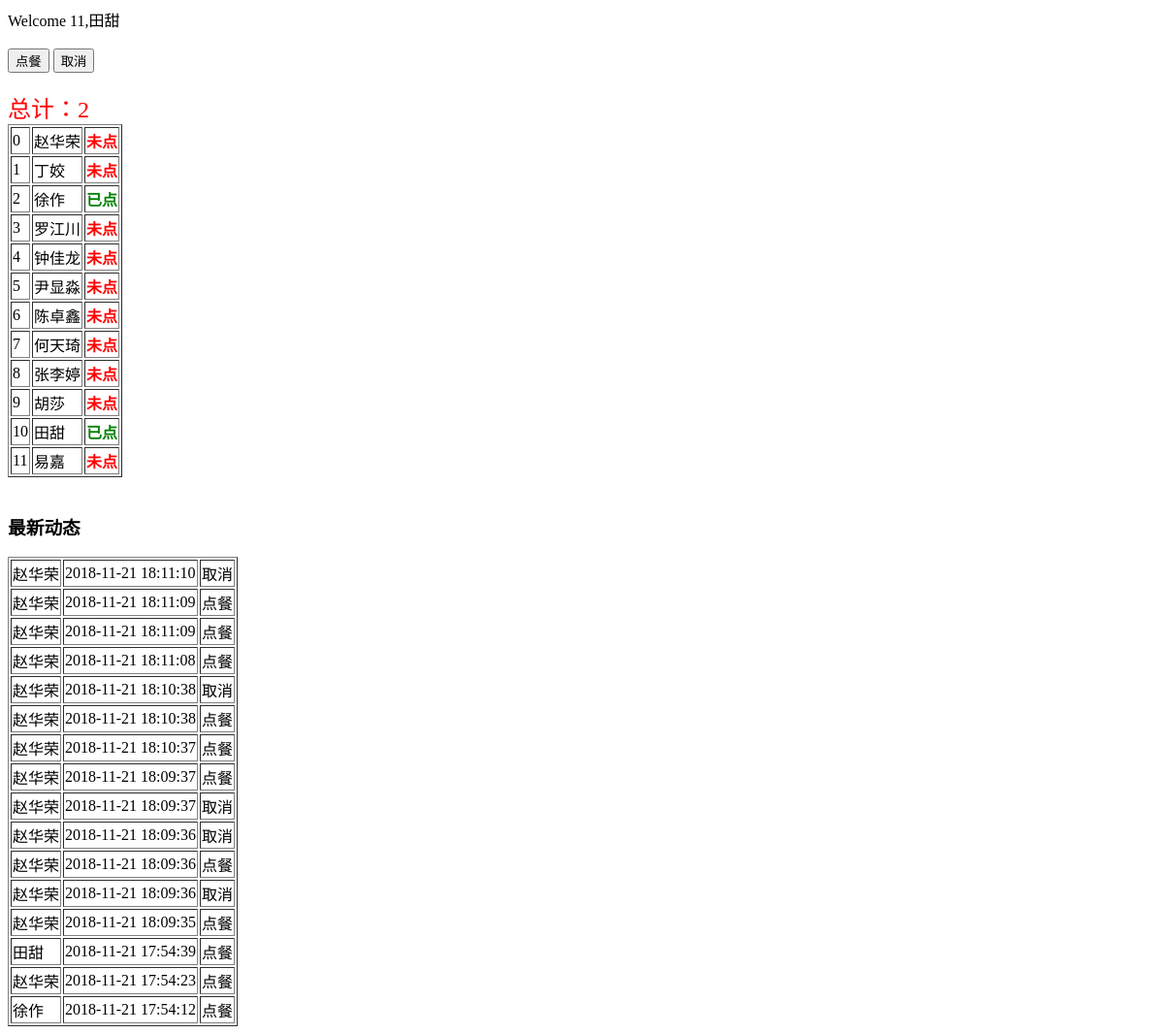
The app's page /view/main_page.php (signed in), older data.
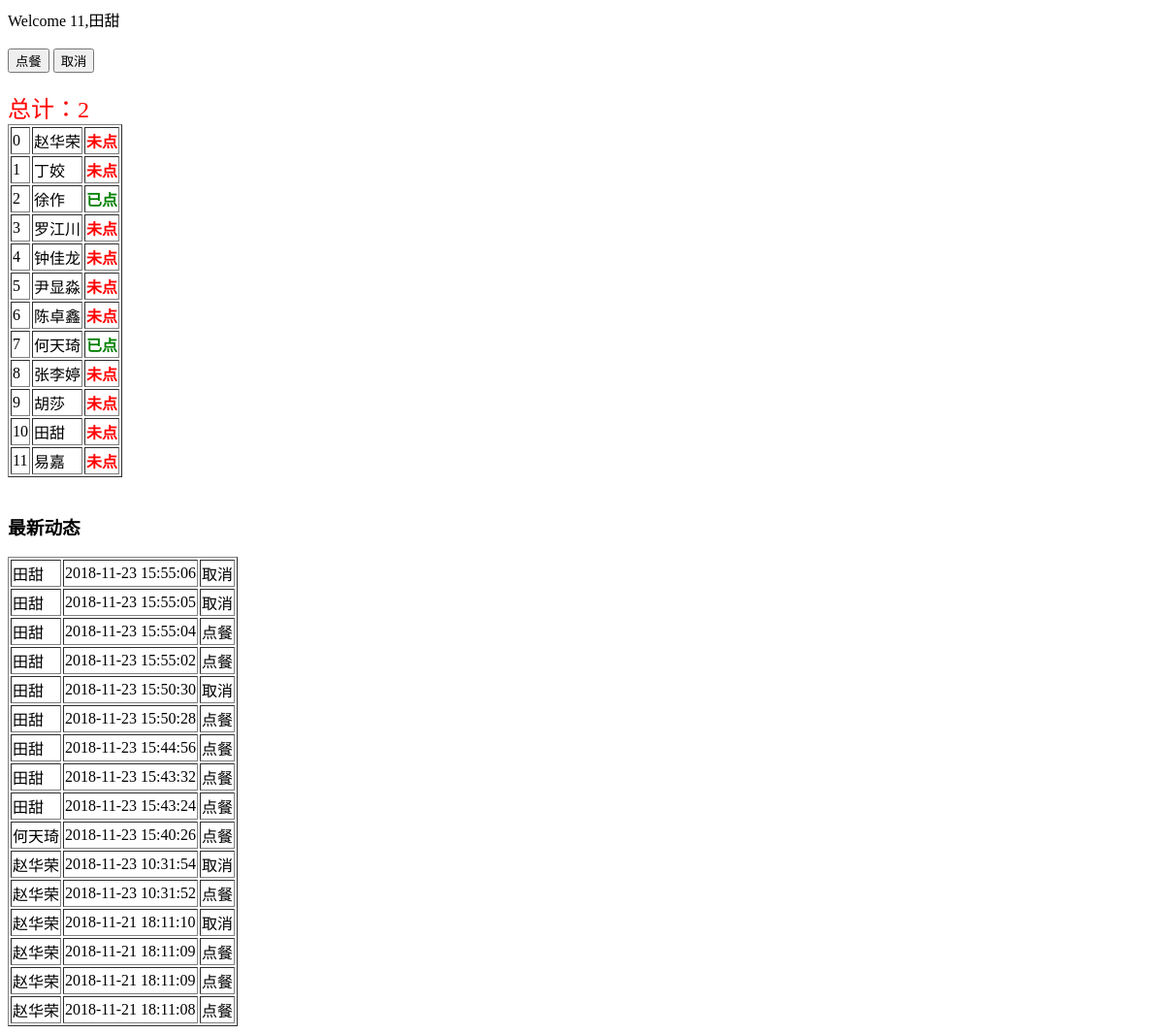
The same page, newer data.
### tables this page shows
CREATE TABLE "lunch_user" (
	`id`	INTEGER PRIMARY KEY AUTOINCREMENT,
	`name`	TEXT NOT NULL UNIQUE,
	`password`	TEXT NOT NULL,
	`status`	INTEGER DEFAULT 0
);

CREATE TABLE "lunch_ret" (
	`id`	INTEGER PRIMARY KEY AUTOINCREMENT UNIQUE,
	`user_id`	INTEGER NOT NULL,
	`time`	TEXT,
	`operation`	INTEGER NOT NULL
);

### db/class_mysqlite.php (called while the page is built, shortened)
<?php
   require_once("../define/define.php");
   class MySQLite extends SQLite3
   {
      public function getAllUserInfo()
      {
         $arrayRet = array();
         $sql =<<<EOF
         SELECT * FROM lunch_user;
EOF;
         $ret = $this->query($sql);
         while($row = $ret->fetchArray(SQLITE3_ASSOC))
         {
            $user = new UserInfo($row['id'], $row['name'], $row['status']);
            array_push($arrayRet, $user);
         }
         return $arrayRet;
      }
      public function getLastRecord()
      {
         $arrayRet = array();
         $sql =<<<EOF
            SELECT * FROM lunch_ret ORDER BY time DESC LIMIT 0,16
EOF;
         $ret = $this->query($sql);
         while($row = $ret->fetchArray(SQLITE3_ASSOC) )
         {
            $record = new LunchInfo($row['id'], $row['user_id'], $row['time'], $row['operation']);
            array_push($arrayRet, $record);
         }
         return $arrayRet;
      }
   }
?>

### define/define.php (called while the page is built, shortened)
<?php
class UserInfo
{
	private $m_userName;
	private $m_status;
	function __construct($id, $name, $status)
	{
		$this->m_userName = $name;
		$this->m_status = $status;
	}
	function getUserName()
	{
		return $this->m_userName;
	}
	function getStatus()
	{
		return $this->m_status;
	}
}
class LunchInfo
{
	private $mUserID;
	private $mTime;
	private $mStatus;
	function __construct($id, $userID, $time, $status)
	{
		$this->mUserID = $userID;
		$this->mTime = $time;
		$this->mStatus = $status;
	}
	function getUserID()
	{
		return $this->mUserID;
	}
	function getTime()
	{
		return $this->mTime;
	}
	function getStatus()
	{
		return $this->mStatus;
	}
}
?>

### view/main_page.php (the view, shortened to what this page needs)
<?php
	require_once("../db/class_mysqlite.php");
?>
<!DOCTYPE html>
<html>
	<head>
	</head>
	<body>
		<?php echo "Welcome ".$_SESSION['userid'].",".$_SESSION['username']."<br/>"; ?>
		<br/>
		<form method="post" action="../action/do_lunch.php">
			<input type="submit" name="y" value="点餐"/>
			<input type="submit" name="n" value="取消" />
		</form>
		<br/>
		<?php
			$userIDAndName = array();
			$my = MySQLite::getInstance();
			$allUserInfo = $my->getAllUserInfo();
			$userTableString = "<table border='1'>";
			$countHaveLunch = 0;
			for($i = 0; $i < count($allUserInfo); $i ++)
			{
				$userIDAndName[$allUserInfo[$i]->getID()] = $allUserInfo[$i]->getUserName();
				$status_text = "<font color='red'><B>未点</B></font>";
				if($allUserInfo[$i]->getStatus() == 1)
				{
					$status_text = "<font color='green'><B>已点</B></font>";
					$countHaveLunch ++;
				}
				$userTableString .= "<tr>";
				$userTableString .= "<td>$i</td><td>".$allUserInfo[$i]->getUserName()."</td><td>".$status_text."</td>";
				$userTableString .= "</tr>";
			}
			$userTableString .= "</table>";
			echo "<font color=red size=5>总计：".$countHaveLunch."</font>";
			echo $userTableString;
			$allRecord = $my->getLastRecord();
			echo "<br/><h3>最新动态</h3>";
			$RecordString = "<table border='1'>";
			for($i = 0; $i < count($allRecord); $i ++)
			{
				$status = ($allRecord[$i]->getStatus() == 0) ? "取消" : "点餐";
				$RecordString .= "<tr>";
				$RecordString .= "<td>".$userIDAndName[$allRecord[$i]->getUserID()]."</td><td>".$allRecord[$i]->getTime()."</td><td>".$status."</td>";
				$RecordString .= "</tr>";
			}
			$RecordString .= "</table>";
			echo $RecordString;
		?>
	</body>
</html>

Row changes from the older to the newer data that the page shows:
no longer on this page (row unchanged): lunch_ret: user "赵华荣", time "2018-11-21 18:10:38", operation "取消"
no longer on this page (row unchanged): lunch_ret: user "赵华荣", time "2018-11-21 18:10:38", operation "点餐"
no longer on this page (row unchanged): lunch_ret: user "赵华荣", time "2018-11-21 18:10:37", operation "点餐"
no longer on this page (row unchanged): lunch_ret: user "赵华荣", time "2018-11-21 18:09:37", operation "点餐"
no longer on this page (row unchanged): lunch_ret: user "赵华荣", time "2018-11-21 18:09:37", operation "取消"
no longer on this page (row unchanged): lunch_ret: user "赵华荣", time "2018-11-21 18:09:36", operation "取消"
no longer on this page (row unchanged): lunch_ret: user "赵华荣", time "2018-11-21 18:09:36", operation "点餐"
no longer on this page (row unchanged): lunch_ret: user "赵华荣", time "2018-11-21 18:09:36", operation "取消"
no longer on this page (row unchanged): lunch_ret: user "赵华荣", time "2018-11-21 18:09:35", operation "点餐"
no longer on this page (row unchanged): lunch_ret: user "田甜", time "2018-11-21 17:54:39", operation "点餐"
no longer on this page (row unchanged): lunch_ret: user "赵华荣", time "2018-11-21 17:54:23", operation "点餐"
no longer on this page (row unchanged): lunch_ret: user "徐作", time "2018-11-21 17:54:12", operation "点餐"
changed lunch_user "何天琦": now shows "已点"; no longer shows "未点"
changed lunch_user "田甜": now shows "未点"; no longer shows "已点"
added lunch_ret: user "田甜", time "2018-11-23 15:55:06", operation "取消"
added lunch_ret: user "田甜", time "2018-11-23 15:55:05", operation "取消"
added lunch_ret: user "田甜", time "2018-11-23 15:55:04", operation "点餐"
added lunch_ret: user "田甜", time "2018-11-23 15:55:02", operation "点餐"
added lunch_ret: user "田甜", time "2018-11-23 15:50:30", operation "取消"
added lunch_ret: user "田甜", time "2018-11-23 15:50:28", operation "点餐"
added lunch_ret: user "田甜", time "2018-11-23 15:44:56", operation "点餐"
added lunch_ret: user "田甜", time "2018-11-23 15:43:32", operation "点餐"
added lunch_ret: user "田甜", time "2018-11-23 15:43:24", operation "点餐"
added lunch_ret: user "何天琦", time "2018-11-23 15:40:26", operation "点餐"
added lunch_ret: user "赵华荣", time "2018-11-23 10:31:54", operation "取消"
added lunch_ret: user "赵华荣", time "2018-11-23 10:31:52", operation "点餐"
